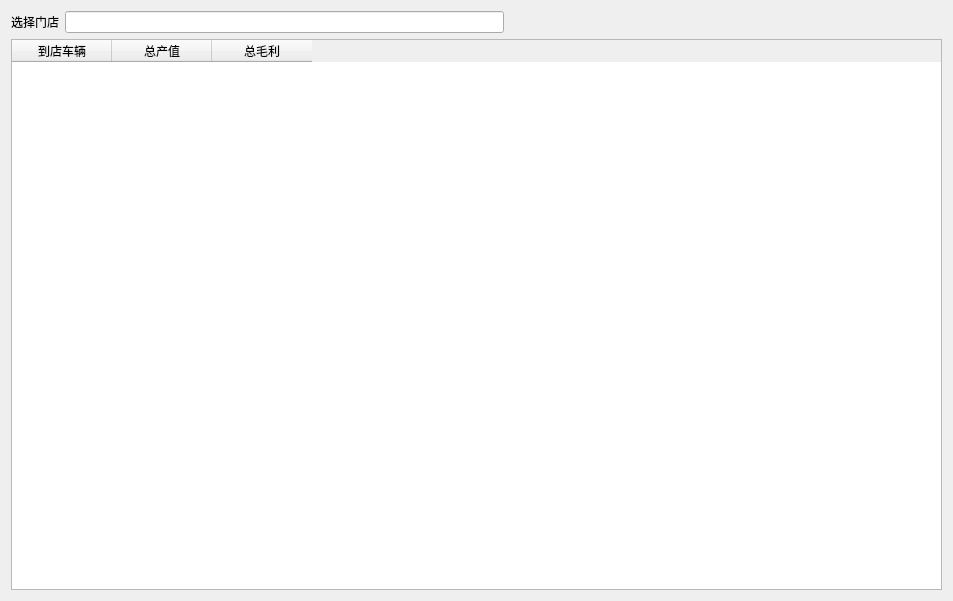
<?xml version="1.0" encoding="UTF-8"?>
<ui version="4.0">
 <class>operationtotaldataForm</class>
 <widget class="QWidget" name="operationtotaldataForm">
  <property name="geometry">
   <rect>
    <x>0</x>
    <y>0</y>
    <width>953</width>
    <height>601</height>
   </rect>
  </property>
  <property name="windowTitle">
   <string>Form</string>
  </property>
  <layout class="QVBoxLayout" name="verticalLayout">
   <item>
    <layout class="QHBoxLayout" name="horizontalLayout">
     <item>
      <widget class="QLabel" name="label">
       <property name="text">
        <string>选择门店</string>
       </property>
      </widget>
     </item>
     <item>
      <widget class="QLineEdit" name="lineEdit"/>
     </item>
     <item>
      <spacer name="horizontalSpacer">
       <property name="orientation">
        <enum>Qt::Horizontal</enum>
       </property>
       <property name="sizeHint" stdset="0">
        <size>
         <width>40</width>
         <height>20</height>
        </size>
       </property>
      </spacer>
     </item>
    </layout>
   </item>
   <item>
    <widget class="QTableWidget" name="tableWidget">
     <column>
      <property name="text">
       <string>到店车辆</string>
      </property>
     </column>
     <column>
      <property name="text">
       <string>总产值</string>
      </property>
     </column>
     <column>
      <property name="text">
       <string>总毛利</string>
      </property>
     </column>
    </widget>
   </item>
  </layout>
 </widget>
 <resources/>
 <connections/>
</ui>
